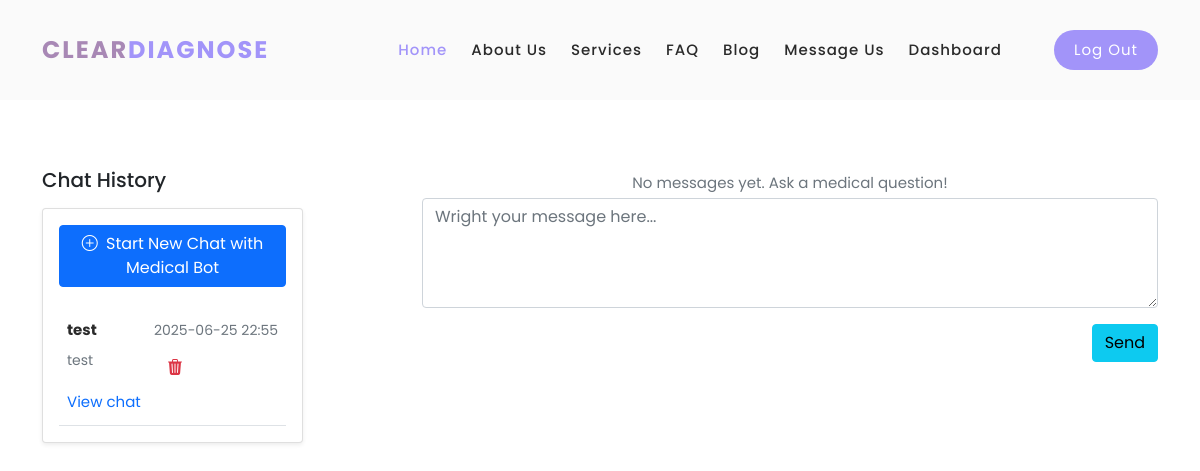
Before: /chat/0 (signed in) with the older database file.
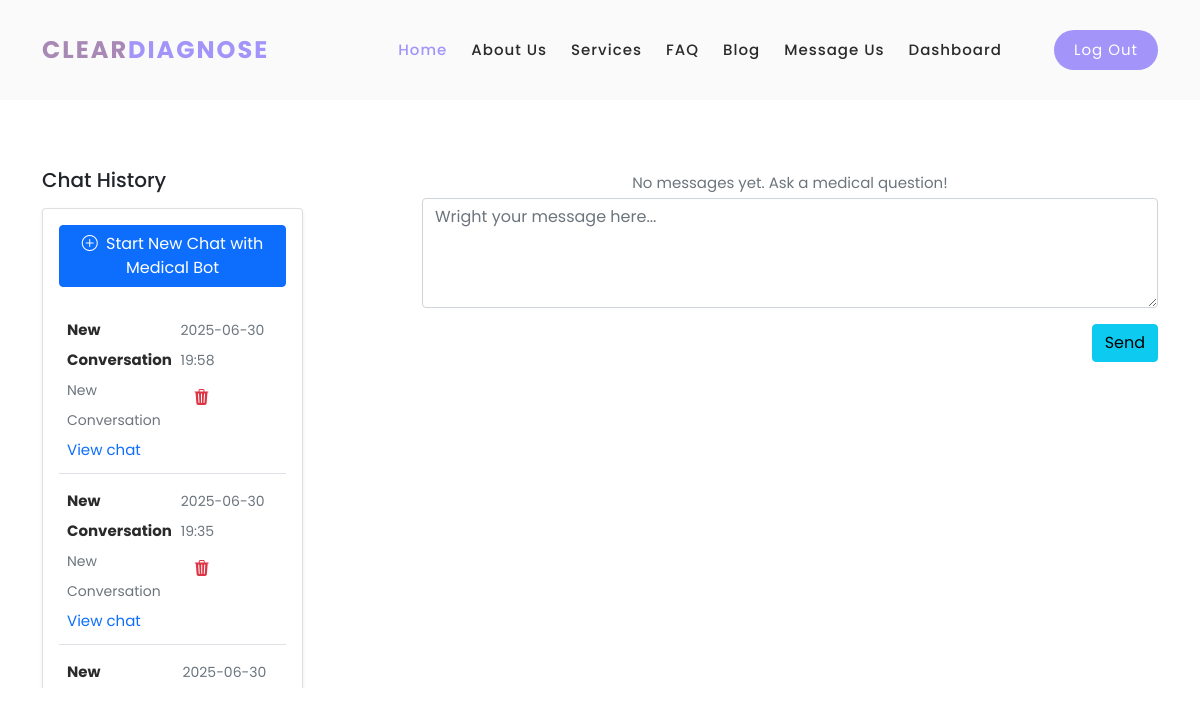
After: the same page with the newer database file.
### models.py (models this page shows, shortened)
class Conversation(db.Model):
    id = db.Column(db.Integer, primary_key=True)
    user_id = db.Column(db.Integer, db.ForeignKey('users.id'), nullable=False)
    role = db.Column(db.String(50), default='User')  # 'User' or 'Doctor'
    subject = db.Column(db.String(255), nullable=False)
    messages = db.relationship('Message', backref='conversation',cascade="all, delete-orphan", lazy=True, order_by="Message.timestamp")
    timestamp = db.Column(db.DateTime, default=datetime.utcnow)
    user = db.relationship('User', backref='conversations')

### app.py (the view, shortened to what this page needs)
@app.route('/chat/<int:conversation_id>', methods=['GET', 'POST'])
@login_required
def chat(conversation_id):
    conversations = Conversation.query.filter_by(user_id=current_user.id).order_by(Conversation.timestamp.desc()).all()
    if conversation_id == 0:
        return render_template('chat.html', conversations=conversations, new_chat=True)

### app.py (called while the page is built)
@login_manager.user_loader
def load_user(user_id):
    return UserLogin.query.get(int(user_id))

@app.before_request
def create_tables():
    db.create_all()

### templates/chat.html (shortened to what this page needs)
{%extends "base.html" %}
{% block content %}
<section>
  <div class="container py-5">
    <div class="row">
      <div class="col-md-5 col-lg-4 col-xl-3 mb-4 mb-md-0 overflow-auto" style='height: 65vh;' id="chat-history">
        <h5 class="font-weight-bold mb-3 text-center text-lg-start">Chat History</h5>
        <div class="card shadow-sm">
          <div class="card-body">
          {% if new_chat %}
            <a href="{{url_for('chat', conversation_id=0)}}" class="btn btn-primary mb-3">
              <i class="bi bi-plus-circle me-1"></i> Start New Chat with Medical Bot
            </a>
          {% endif %}
          {% if conversations %}
            <ul class="list-unstyled mb-0">
            {% for conversation in conversations %}
              <li class="p-2 border-bottom">
                <a href="#!" class="d-flex justify-content-between">
                  <div class="d-flex flex-row">
                    <div class="pt-1">
                      <p class="fw-bold mb-0">{{ conversation.subject }}</p>
                      <p class="small text-muted">{{ conversation.subject[:120] }}{% if conversation.subject|length > 120 %}...{% endif %}</p>
                    </div>
                  </div>
                  <div class="pt-1">
                    <p class="small text-muted mb-1">{{ conversation.timestamp.strftime('%Y-%m-%d %H:%M') }}</p>
                    <form method="POST"
                          action="{{ url_for('delete_conversation', conversation_id=conversation.id) }}"
                          class="delete-form">
                      <button type="button" class="btn btn-link text-danger trigger-delete">
                        <i class="bi bi-trash3-fill"></i>
                      </button>
                    </form>
                  </div>
                </a>
                      <p>
                        <a href="{{ url_for('chat', conversation_id=conversation.id) }}">
                        View chat
                        </a>
                      </p>
              </li>
              {% endfor %}
            </ul>
          {% else %}
            <p class="text-muted">No conversation history yet.</p>
          {% endif %}
          </div>
        </div>
      </div>
      <div class="col-md-1 col-lg-1 col-xl-1 overflow-auto"  style='height: 65vh;' id="chat-box"></div>
      <div class="col-md-6 col-lg-7 col-xl-8 overflow-auto"  style='height: 65vh;' id="chat-box">
        <ul class="list-unstyled">
          {% if conversation %}
            {% for msg in conversation.messages %}
              {% if msg.sender_id == current_user.id %}
                <li class="d-flex flex-row-reverse mb-4">
                  <img src="{{ url_for('static', filename='images/avatar.svg') }}" alt="avatar"
                      class="rounded-circle d-flex align-self-start ms-3 shadow-1-strong" style="width:60px">
                  <div class="card">
                    <div class="card-header d-flex justify-content-between p-3">
                      <p class="fw-bold mb-0">You</p>
                      <p class="text-muted small mb-0 ms-3"><i class="far fa-clock"></i> {{ msg.timestamp.strftime('%Y-%m-%d %H:%M') }}</p>
                    </div>
                    <div class="card-body">
                      <p class="mb-0">
                        {{ msg.content }}
                      </p>
                    </div>
                  </div>
                </li>
              {% elif msg.sender.username %}
                <li class="d-flex mb-4">
                  <img src="{{ url_for('static', filename='images/avatar.svg') }}" alt="avatar"
                    class="rounded-circle d-flex align-self-start me-3 shadow-1-strong" style="width:60px">
                  <div class="card">
                    <div class="card-header d-flex justify-content-between p-3">
                      <p class="fw-bold mb-0">
                            {{ msg.sender.username }}
                      </p>
                      <p class="text-muted small mb-0 ms-3"><i class="far fa-clock"></i> {{ msg.timestamp.strftime('%Y-%m-%d %H:%M') }}</p>
                    </div>
                    <div class="card-body">
                      <p class="mb-0">
                        {{ msg.content }}
                      </p>
                    </div>
                </div>
                </li>
              {% else %}
                <li class="d-flex mb-4">
                  <img src="{{ url_for('static', filename='images/mbotavatar.webp') }}" alt="avatar"
                    class="rounded-circle d-flex align-self-start me-3 shadow-1-strong" style="max-width:60px">
                  <div class="card">
                    <div class="card-header d-flex justify-content-between p-3">
                      <p class="fw-bold mb-0">
                            Medical Bot
                      </p>
                      <p class="text-muted small mb-0 ms-3"><i class="far fa-clock"></i> {{ msg.timestamp.strftime('%Y-%m-%d %H:%M') }}</p>
                    </div>
                    <div class="card-body">
                      <p class="mb-0">
                        {{ msg.content }}
                      </p>
                    </div>
                </div>
                </li>
              {% endif %}
            {% endfor %}
            <form id="chat-form" method="POST">
              <li class="bg-white mb-3">
                <div data-mdb-input-init class="form-outline">
                  <textarea required autofocus class="form-control bg-body-tertiary" placeholder="Wright your message here..." name="message" id="textAreaExample2" rows="4"></textarea>
                </div>
              </li>
              <button  type="submit" data-mdb-button-init data-mdb-ripple-init class="btn btn-info btn-rounded float-end">Send</button>
          </form>
          {% else %}
            <p class="text-muted text-center">No messages yet. Ask a medical question!</p>
            <form id="new-chat-form" action="{{ url_for('new_chat') }}" method="POST">
              <li class="bg-white mb-3">
                <div data-mdb-input-init class="form-outline">
                  <textarea required autofocus class="form-control bg-body-tertiary" placeholder="Wright your message here..." name="message" id="textAreaExample2" rows="4"></textarea>
                </div>
              </li>
              <button  type="submit" data-mdb-button-init data-mdb-ripple-init class="btn btn-info btn-rounded float-end">Send</button>
            </form>
          {% endif %}
        </ul>
      </div>
    </div>
  </div>
</section>
{% endblock %}

### templates/base.html (shortened to what this page needs)
<!DOCTYPE html>
<html lang="en">
<head>
    <link rel="stylesheet" href="{{ url_for('static', filename='vendor/bootstrap/css/bootstrap.min.css') }}">
    <link rel="stylesheet" href="{{ url_for('static', filename='vendor/bootstrap/css/bootstrap-icons.css') }}">
    <link href="https://cdn.jsdelivr.net/npm/bootstrap-icons@1.10.5/font/bootstrap-icons.css" rel="stylesheet">
    <link rel="stylesheet" href="{{ url_for('static', filename='css/fontawesome.css') }}">
    <link rel="stylesheet" href="{{ url_for('static', filename='css/templatemo-space-dynamic.css') }}">
    <link rel="stylesheet" href="{{ url_for('static', filename='css/animated.css') }}">
    <link rel="stylesheet" href="{{ url_for('static', filename='css/owl.css') }}">
    <link rel="stylesheet" href="{{ url_for('static', filename='css/base.css') }}">
</head>
<body>
  {% include "navbar.html" %}
  <div class="content" >
    {% block content %}{% endblock %}
  </div>
</body>
</html>

### templates/navbar.html (shortened to what this page needs)
  <header class="header-area header-sticky wow slideInDown" data-wow-duration="0.75s" data-wow-delay="0s">
    <div class="container">
      <div class="row">
        <div class="col-12">
          <nav class="main-nav">
            <a href="{{ url_for('home') }}" class="logo">
              <h4>Clear<span>Diagnose</span></h4>
            </a>
            <ul class="nav">
              <li class="scroll-to-section"><a href="{{ url_for('home') }}" class="active">Home</a></li>
              <li class="scroll-to-section"><a href="#about">About Us</a></li>
              <li class="scroll-to-section"><a href="#services">Services</a></li>
              <li class="scroll-to-section"><a href="#FAQ">FAQ</a></li>
              <li class="scroll-to-section"><a href="#blog">Blog</a></li>
              <li class="scroll-to-section"><a href="#contact">Message Us</a></li>
               {% if current_user.is_authenticated %}
              <li class="scroll-to-section"><a href="{{url_for('chat', conversation_id=0)}}">Dashboard</a></li>
                {% endif %}
              <li class="scroll-to-section">
                <div class="main-red-button">
                  {% if current_user.is_authenticated %}
                    <a href="{{ url_for('logout') }}">log out</a>
                  {% else %}
                    <a href="{{ url_for('login') }}">log in</a>
                  {% endif %}
                </div>
              </li>
            </ul>
          </nav>
        </div>
      </div>
    </div>
  </header>

### static/css/templatemo-space-dynamic.css (style rules this page uses)
html, body, div, span, applet, object, iframe, h1, h2, h3, h4, h5, h6, p, blockquote, div pre, a, abbr, acronym, address, big, cite, code, del, dfn, em, font, img, ins, kbd, q, s, samp, small, strike, strong, sub, sup, tt, var, b, u, i, center, dl, dt, dd, ol, ul, li, figure, header, nav, section, article, aside, footer, figcaption { margin: 0; padding: 0; border: 0; outline: 0; }
ul, li { padding: 0; margin: 0; list-style: none; }
header, nav, section, article, aside, footer, hgroup { display: block; }
* { box-sizing: border-box; }
html, body { font-family: 'Poppins', sans-serif; font-weight: 400; background-color: #fff; -ms-text-size-adjust: 100%; -webkit-font-smoothing: antialiased; -moz-osx-font-smoothing: grayscale; }
a { text-decoration: none !important; }
h1, h2, h3, h4, h5, h6 { margin-top: 0px; margin-bottom: 0px; }
ul { margin-bottom: 0px; }
p { font-size: 15px; line-height: 30px; color: #2a2a2a; }
html, body { background: #fff; font-family: 'Poppins', sans-serif; }
.main-red-button a { display: inline-block; background-color: #A294F9; font-size: 15px; font-weight: 400; color: #fff; text-transform: capitalize; padding: 12px 25px; border-radius: 23px; letter-spacing: 0.25px; }
.header-area { background-color: #fafafa; position: absolute; top: 0px; left: 0px; right: 0px; z-index: 100; height: 100px; -webkit-transition: all .5s ease 0s; -moz-transition: all .5s ease 0s; -o-transition: all .5s ease 0s; transition: all .5s ease 0s; }
.header-area .main-nav { min-height: 80px; background: transparent; }
.header-area .main-nav .logo { line-height: 100px; color: #fff; font-size: 24px; font-weight: 700; text-transform: uppercase; letter-spacing: 2px; float: left; -webkit-transition: all 0.3s ease 0s; -moz-transition: all 0.3s ease 0s; -o-transition: all 0.3s ease 0s; transition: all 0.3s ease 0s; }
.header-area .main-nav .logo h4 { font-size: 24px; font-weight: 700; text-transform: uppercase; color: #A888B5; line-height: 100px; float: left; -webkit-transition: all 0.3s ease 0s; -moz-transition: all 0.3s ease 0s; -o-transition: all 0.3s ease 0s; transition: all 0.3s ease 0s; }
.logo h4 span { color: #A294F9; }
.header-area .main-nav .nav { float: right; margin-top: 30px; margin-right: 0px; background-color: transparent; -webkit-transition: all 0.3s ease 0s; -moz-transition: all 0.3s ease 0s; -o-transition: all 0.3s ease 0s; transition: all 0.3s ease 0s; position: relative; z-index: 999; }
.header-area .main-nav .nav li { padding-left: 20px; padding-right: 20px; }
.header-area .main-nav .nav li:last-child { padding-right: 0px; padding-left: 40px; }
.header-area .main-nav .nav li:last-child a , .background-header .main-nav .nav li:last-child a { color: #fff !important; padding: 0px 20px; font-weight: 400; }
.header-area .main-nav .nav li a { display: block; font-weight: 500; font-size: 15px; color: #2a2a2a; text-transform: capitalize; -webkit-transition: all 0.3s ease 0s; -moz-transition: all 0.3s ease 0s; -o-transition: all 0.3s ease 0s; transition: all 0.3s ease 0s; height: 40px; line-height: 40px; border: transparent; letter-spacing: 1px; }
.header-area .main-nav .nav li a { color: #2a2a2a; }
.header-area .main-nav .nav li:hover a, .header-area .main-nav .nav li a.active { color: #A294F9!important; }
.header-area.header-sticky { min-height: 80px; }
.header-area .nav { margin-top: 30px; }
.header-area.header-sticky .nav li a.active { color: #A888B5; }
@media (max-width: 1200px) { .header-area .main-nav .nav li { padding-left: 12px; padding-right: 12px; } }
@media (max-width: 1200px) { .header-area .main-nav:before { display: none; } }
@media (min-width: 767px) { .header-area .main-nav .nav { display: flex !important; } }

### static/css/base.css (style rules this page uses)
.content { padding-top: 120px; }

Changed rows visible on the page:
no longer on this page (row unchanged): Conversation: subject "test", timestamp "2025-06-25 22:55"
added Conversation: subject "New Conversation", timestamp "2025-06-30 19:58"
added Conversation: subject "New Conversation", timestamp "2025-06-30 19:35"
added Conversation: subject "New…", timestamp "2025-06-30…"
